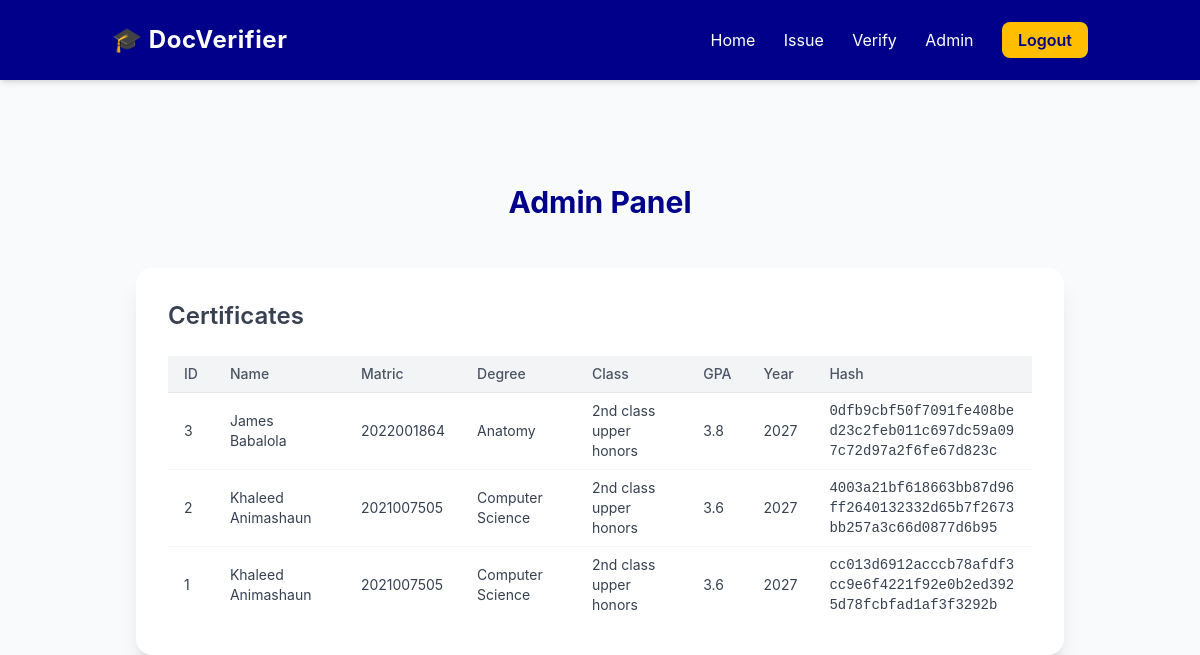
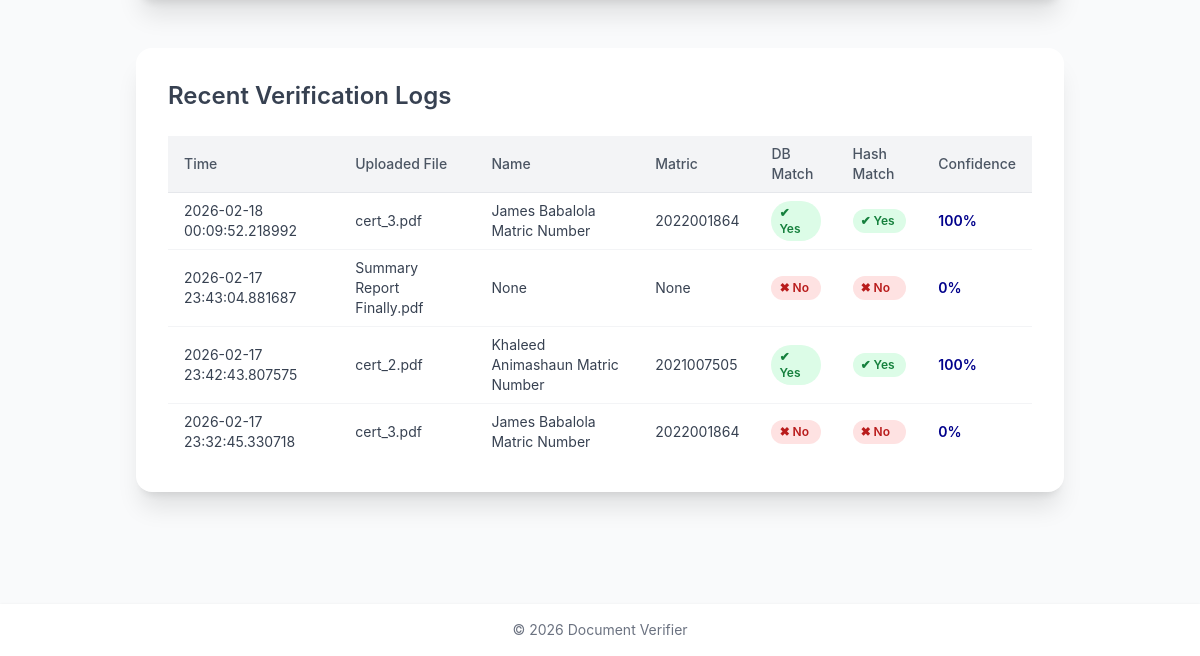
/admin (signed in), run on an earlier commit of the app's database (2 pictures, top to bottom).
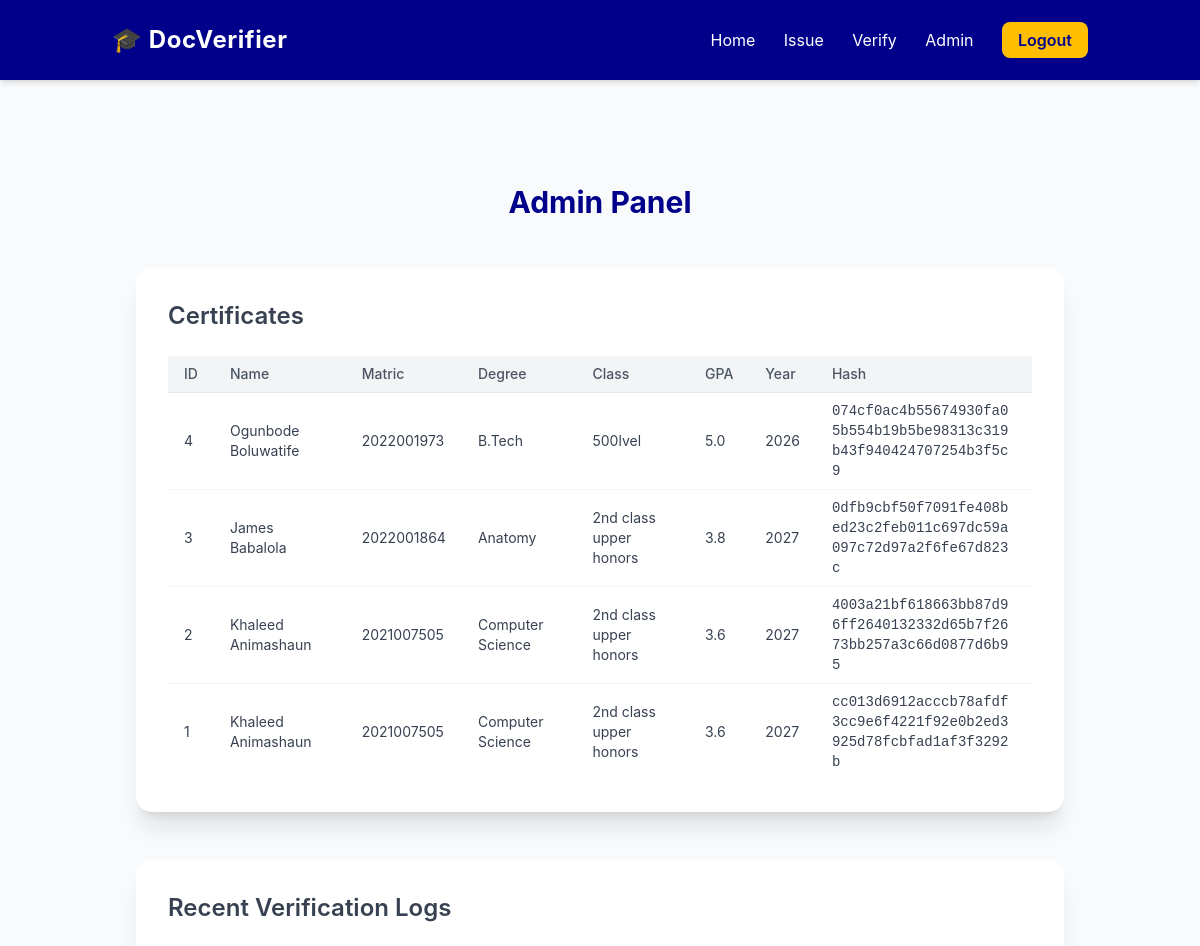
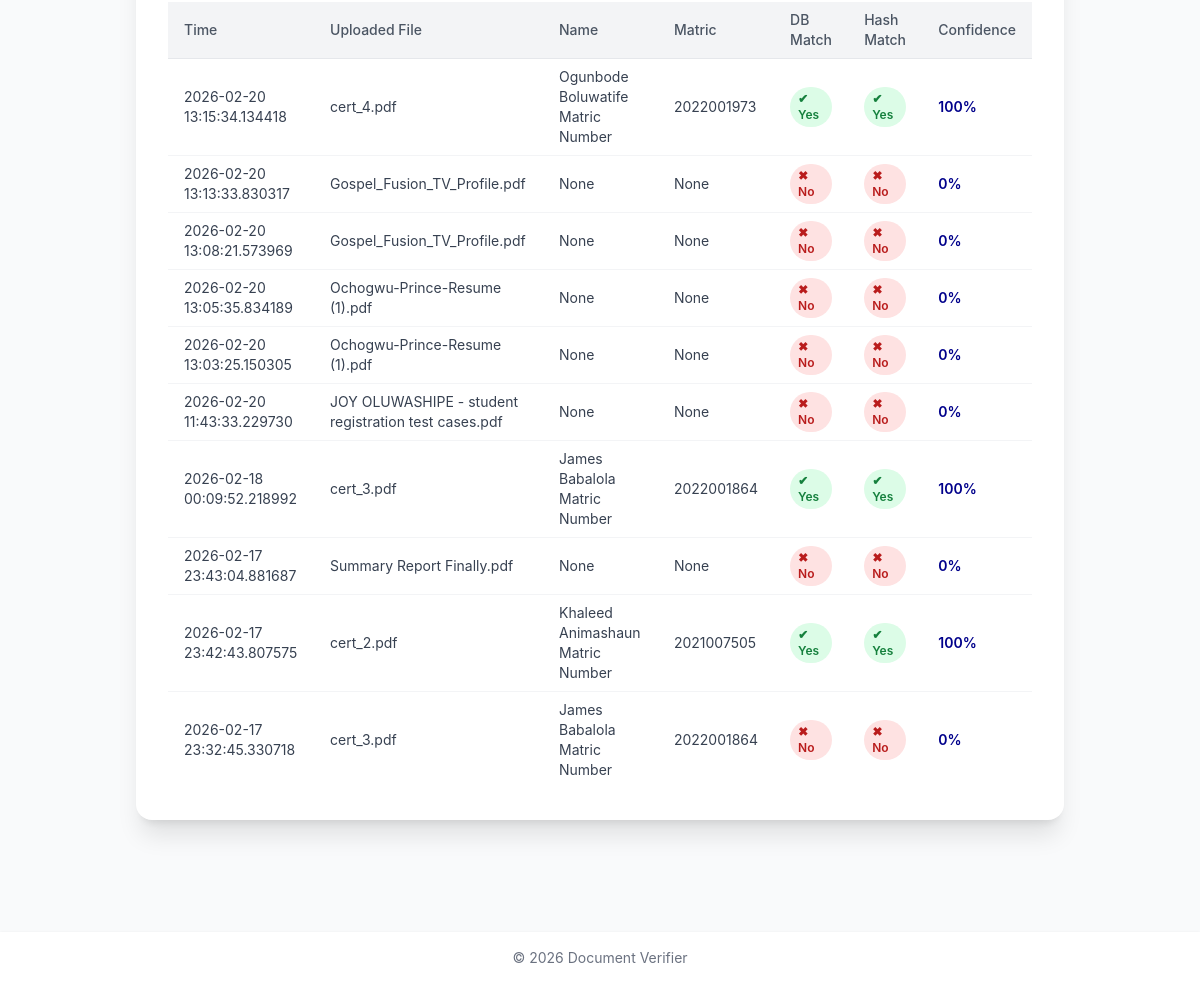
And on a later commit of the database (2 pictures, top to bottom).
### models.py (models this page shows)
class Certificate(db.Model):
    id = db.Column(db.Integer, primary_key=True)
    student_id = db.Column(db.Integer, db.ForeignKey('student.id'), nullable=False)
    degree_title = db.Column(db.String(50), nullable = False)
    degree_class = db.Column (db.String(50), nullable = False)
    gpa = db.Column(db.Float, nullable = False)
    graduation_year = db.Column(db.Integer, nullable=True)
    date_issued = db.Column(db.DateTime, default= datetime.utcnow)
    certificate_hash = db.Column(db.String(64), nullable=True)
    status = db.Column(db.String(10), default = 'valid')

class Student(db.Model):
    id = db.Column(db.Integer, primary_key=True)
    matric_number = db.Column(db.String(20), unique=True, nullable=False)
    full_name = db.Column(db.String(100), nullable=False)
    department = db.Column(db.String(50), nullable = False)
    certificate = db.relationship('Certificate', backref='student', lazy=True)

class VerificationLog(db.Model):
    id = db.Column(db.Integer, primary_key=True)
    uploaded_filename = db.Column(db.String(100))
    extracted_name = db.Column(db.String(100))
    extracted_matric = db.Column(db.String(20))
    db_match = db.Column (db.Boolean)
    hash_match = db.Column(db.Boolean)
    confidence_score = db.Column(db.Integer)
    timestamp = db.Column(db.DateTime, default = datetime.utcnow)

### app.py (the view)
@app.route('/admin')
def admin_panel():
    if not session.get('admin_logged_in'):
        flash('Please log in as admin to view the admin panel.', 'error')
        return redirect(url_for('login'))
    certs = Certificate.query.order_by(Certificate.id.desc()).all()
    logs = VerificationLog.query.order_by(VerificationLog.timestamp.desc()).limit(100).all()
    return render_template('admin.html', certs=certs, logs=logs)

### templates/admin.html
{% extends "base.html" %}
{% block content %}
<section class="py-16 px-6">
  <div class="max-w-7xl mx-auto space-y-12 animate-fadeInUp">
    <h2 class="text-3xl font-bold text-primary text-center mb-8">
      Admin Panel
    </h2>
    <div class="bg-white shadow-xl rounded-2xl p-8">
      <h3 class="text-2xl font-semibold text-gray-700 mb-6">Certificates</h3>
      {% if certs %}
        <div class="overflow-x-auto">
          <table class="min-w-full divide-y divide-gray-200">
            <thead class="bg-gray-100">
              <tr>
                <th class="px-4 py-2 text-left text-sm font-medium text-gray-600">ID</th>
                <th class="px-4 py-2 text-left text-sm font-medium text-gray-600">Name</th>
                <th class="px-4 py-2 text-left text-sm font-medium text-gray-600">Matric</th>
                <th class="px-4 py-2 text-left text-sm font-medium text-gray-600">Degree</th>
                <th class="px-4 py-2 text-left text-sm font-medium text-gray-600">Class</th>
                <th class="px-4 py-2 text-left text-sm font-medium text-gray-600">GPA</th>
                <th class="px-4 py-2 text-left text-sm font-medium text-gray-600">Year</th>
                <th class="px-4 py-2 text-left text-sm font-medium text-gray-600">Hash</th>
              </tr>
            </thead>
            <tbody class="divide-y divide-gray-100">
              {% for c in certs %}
              <tr class="hover:bg-gray-50 transition">
                <td class="px-4 py-2 text-sm text-gray-700">{{ c.id }}</td>
                <td class="px-4 py-2 text-sm text-gray-700">{{ c.student.full_name }}</td>
                <td class="px-4 py-2 text-sm text-gray-700">{{ c.student.matric_number }}</td>
                <td class="px-4 py-2 text-sm text-gray-700">{{ c.degree_title }}</td>
                <td class="px-4 py-2 text-sm text-gray-700">{{ c.degree_class }}</td>
                <td class="px-4 py-2 text-sm text-gray-700">{{ c.gpa }}</td>
                <td class="px-4 py-2 text-sm text-gray-700">{{ c.graduation_year }}</td>
                <td class="px-4 py-2 text-sm font-mono text-gray-700 break-all">{{ c.certificate_hash }}</td>
              </tr>
              {% endfor %}
            </tbody>
          </table>
        </div>
      {% else %}
        <p class="text-gray-500">No certificates yet.</p>
      {% endif %}
    </div>
    <div class="bg-white shadow-xl rounded-2xl p-8">
      <h3 class="text-2xl font-semibold text-gray-700 mb-6">Recent Verification Logs</h3>
      {% if logs %}
        <div class="overflow-x-auto">
          <table class="min-w-full divide-y divide-gray-200">
            <thead class="bg-gray-100">
              <tr>
                <th class="px-4 py-2 text-left text-sm font-medium text-gray-600">Time</th>
                <th class="px-4 py-2 text-left text-sm font-medium text-gray-600">Uploaded File</th>
                <th class="px-4 py-2 text-left text-sm font-medium text-gray-600">Name</th>
                <th class="px-4 py-2 text-left text-sm font-medium text-gray-600">Matric</th>
                <th class="px-4 py-2 text-left text-sm font-medium text-gray-600">DB Match</th>
                <th class="px-4 py-2 text-left text-sm font-medium text-gray-600">Hash Match</th>
                <th class="px-4 py-2 text-left text-sm font-medium text-gray-600">Confidence</th>
              </tr>
            </thead>
            <tbody class="divide-y divide-gray-100">
              {% for l in logs %}
              <tr class="hover:bg-gray-50 transition">
                <td class="px-4 py-2 text-sm text-gray-700">{{ l.timestamp }}</td>
                <td class="px-4 py-2 text-sm text-gray-700">{{ l.uploaded_filename }}</td>
                <td class="px-4 py-2 text-sm text-gray-700">{{ l.extracted_name }}</td>
                <td class="px-4 py-2 text-sm text-gray-700">{{ l.extracted_matric }}</td>
                <td class="px-4 py-2 text-sm">
                  {% if l.db_match %}
                    <span class="bg-green-100 text-green-700 px-2 py-1 rounded-full text-xs font-semibold flex items-center gap-1">
                      ✔ Yes
                    </span>
                  {% else %}
                    <span class="bg-red-100 text-red-700 px-2 py-1 rounded-full text-xs font-semibold flex items-center gap-1">
                      ✖ No
                    </span>
                  {% endif %}
                </td>
                <td class="px-4 py-2 text-sm">
                  {% if l.hash_match %}
                    <span class="bg-green-100 text-green-700 px-2 py-1 rounded-full text-xs font-semibold flex items-center gap-1">
                      ✔ Yes
                    </span>
                  {% else %}
                    <span class="bg-red-100 text-red-700 px-2 py-1 rounded-full text-xs font-semibold flex items-center gap-1">
                      ✖ No
                    </span>
                  {% endif %}
                </td>
                <td class="px-4 py-2 text-sm font-semibold text-primary">{{ l.confidence_score }}%</td>
              </tr>
              {% endfor %}
            </tbody>
          </table>
        </div>
      {% else %}
        <p class="text-gray-500">No verification logs yet.</p>
      {% endif %}
    </div>
  </div>
</section>
{% endblock %}

### templates/base.html (shortened to what this page needs)
<!DOCTYPE html>
<html lang="en">
<head>
  <script src="https://cdn.tailwindcss.com"></script>
</head>
<body class="bg-gray-50 text-gray-800">
  <header class="bg-primary text-white shadow-md">
    <div class="container mx-auto flex justify-between items-center py-6 px-6">
      <a href="{{ url_for('index') }}" class="text-2xl font-bold tracking-wide">
        🎓 DocVerifier
      </a>
      <nav class="space-x-6 text-sm md:text-base">
        <a href="{{ url_for('index') }}" class="hover:text-accent transition">Home</a>
        {% if session.get('admin_logged_in') %}
          <a href="{{ url_for('issue_bp.issue_certificate') }}" class="hover:text-accent transition">Issue</a>
        {% endif %}
        <a href="{{ url_for('verify_bp.verify_certificate') }}" class="hover:text-accent transition">Verify</a>
        {% if session.get('admin_logged_in') %}
          <a href="{{ url_for('admin_panel') }}" class="hover:text-accent transition">Admin</a>
          <a href="{{ url_for('logout') }}" class="bg-accent text-primary px-4 py-2 rounded-lg font-semibold hover:opacity-90 transition">
            Logout
          </a>
        {% else %}
          <a href="{{ url_for('login') }}" class="bg-accent text-primary px-4 py-2 rounded-lg font-semibold hover:opacity-90 transition">
            Admin Login
          </a>
        {% endif %}
      </nav>
    </div>
  </header>
  <main class="container mx-auto my-10 px-6">
    {% block content %}{% endblock %}
  </main>
  <footer class="bg-white shadow py-4 mt-12 text-center text-gray-500 text-sm">
    &copy; 2026 Document Verifier
  </footer>
</body>
</html>

### templates/base.html (style rules this page uses)
.animate-fadeInUp { animation: fadeInUp 1s ease-out forwards; }
body { font-family: 'Inter', sans-serif; }

What changed in the data, as far as the page shows it:
added Certificate: id "4", student.full_name "Ogunbode Boluwatife", student.matric_number "2022001973", degree_title "B.Tech", degree_class "500lvel", gpa "5.0", graduation_year "2026", certificate_hash "074cf0ac4b55674930fa05b554b19b5be98313c319b43f940424707254b3f5c9"
added VerificationLog: timestamp "2026-02-20 13:15:34.134418", uploaded_filename "cert_4.pdf", extracted_name "Ogunbode Boluwatife Matric Number", extracted_matric "2022001973", db_match "✔ Yes", hash_match "✔ Yes", confidence_score "100"
added VerificationLog: timestamp "2026-02-20 13:13:33.830317", uploaded_filename "Gospel_Fusion_TV_Profile.pdf", extracted_name "None", extracted_matric "None", db_match "✖ No", hash_match "✖ No", confidence_score "0"
added VerificationLog: timestamp "2026-02-20 13:08:21.573969", uploaded_filename "Gospel_Fusion_TV_Profile.pdf", extracted_name "None", extracted_matric "None", db_match "✖ No", hash_match "✖ No", confidence_score "0"
added VerificationLog: timestamp "2026-02-20 13:05:35.834189", uploaded_filename "Ochogwu-Prince-Resume (1).pdf", extracted_name "None", extracted_matric "None", db_match "✖ No", hash_match "✖ No", confidence_score "0"
added VerificationLog: timestamp "2026-02-20 13:03:25.150305", uploaded_filename "Ochogwu-Prince-Resume (1).pdf", extracted_name "None", extracted_matric "None", db_match "✖ No", hash_match "✖ No", confidence_score "0"
added VerificationLog: timestamp "2026-02-20 11:43:33.229730", uploaded_filename "JOY OLUWASHIPE - student registration test cases.pdf", extracted_name "None", extracted_matric "None", db_match "✖ No", hash_match "✖ No", confidence_score "0"
